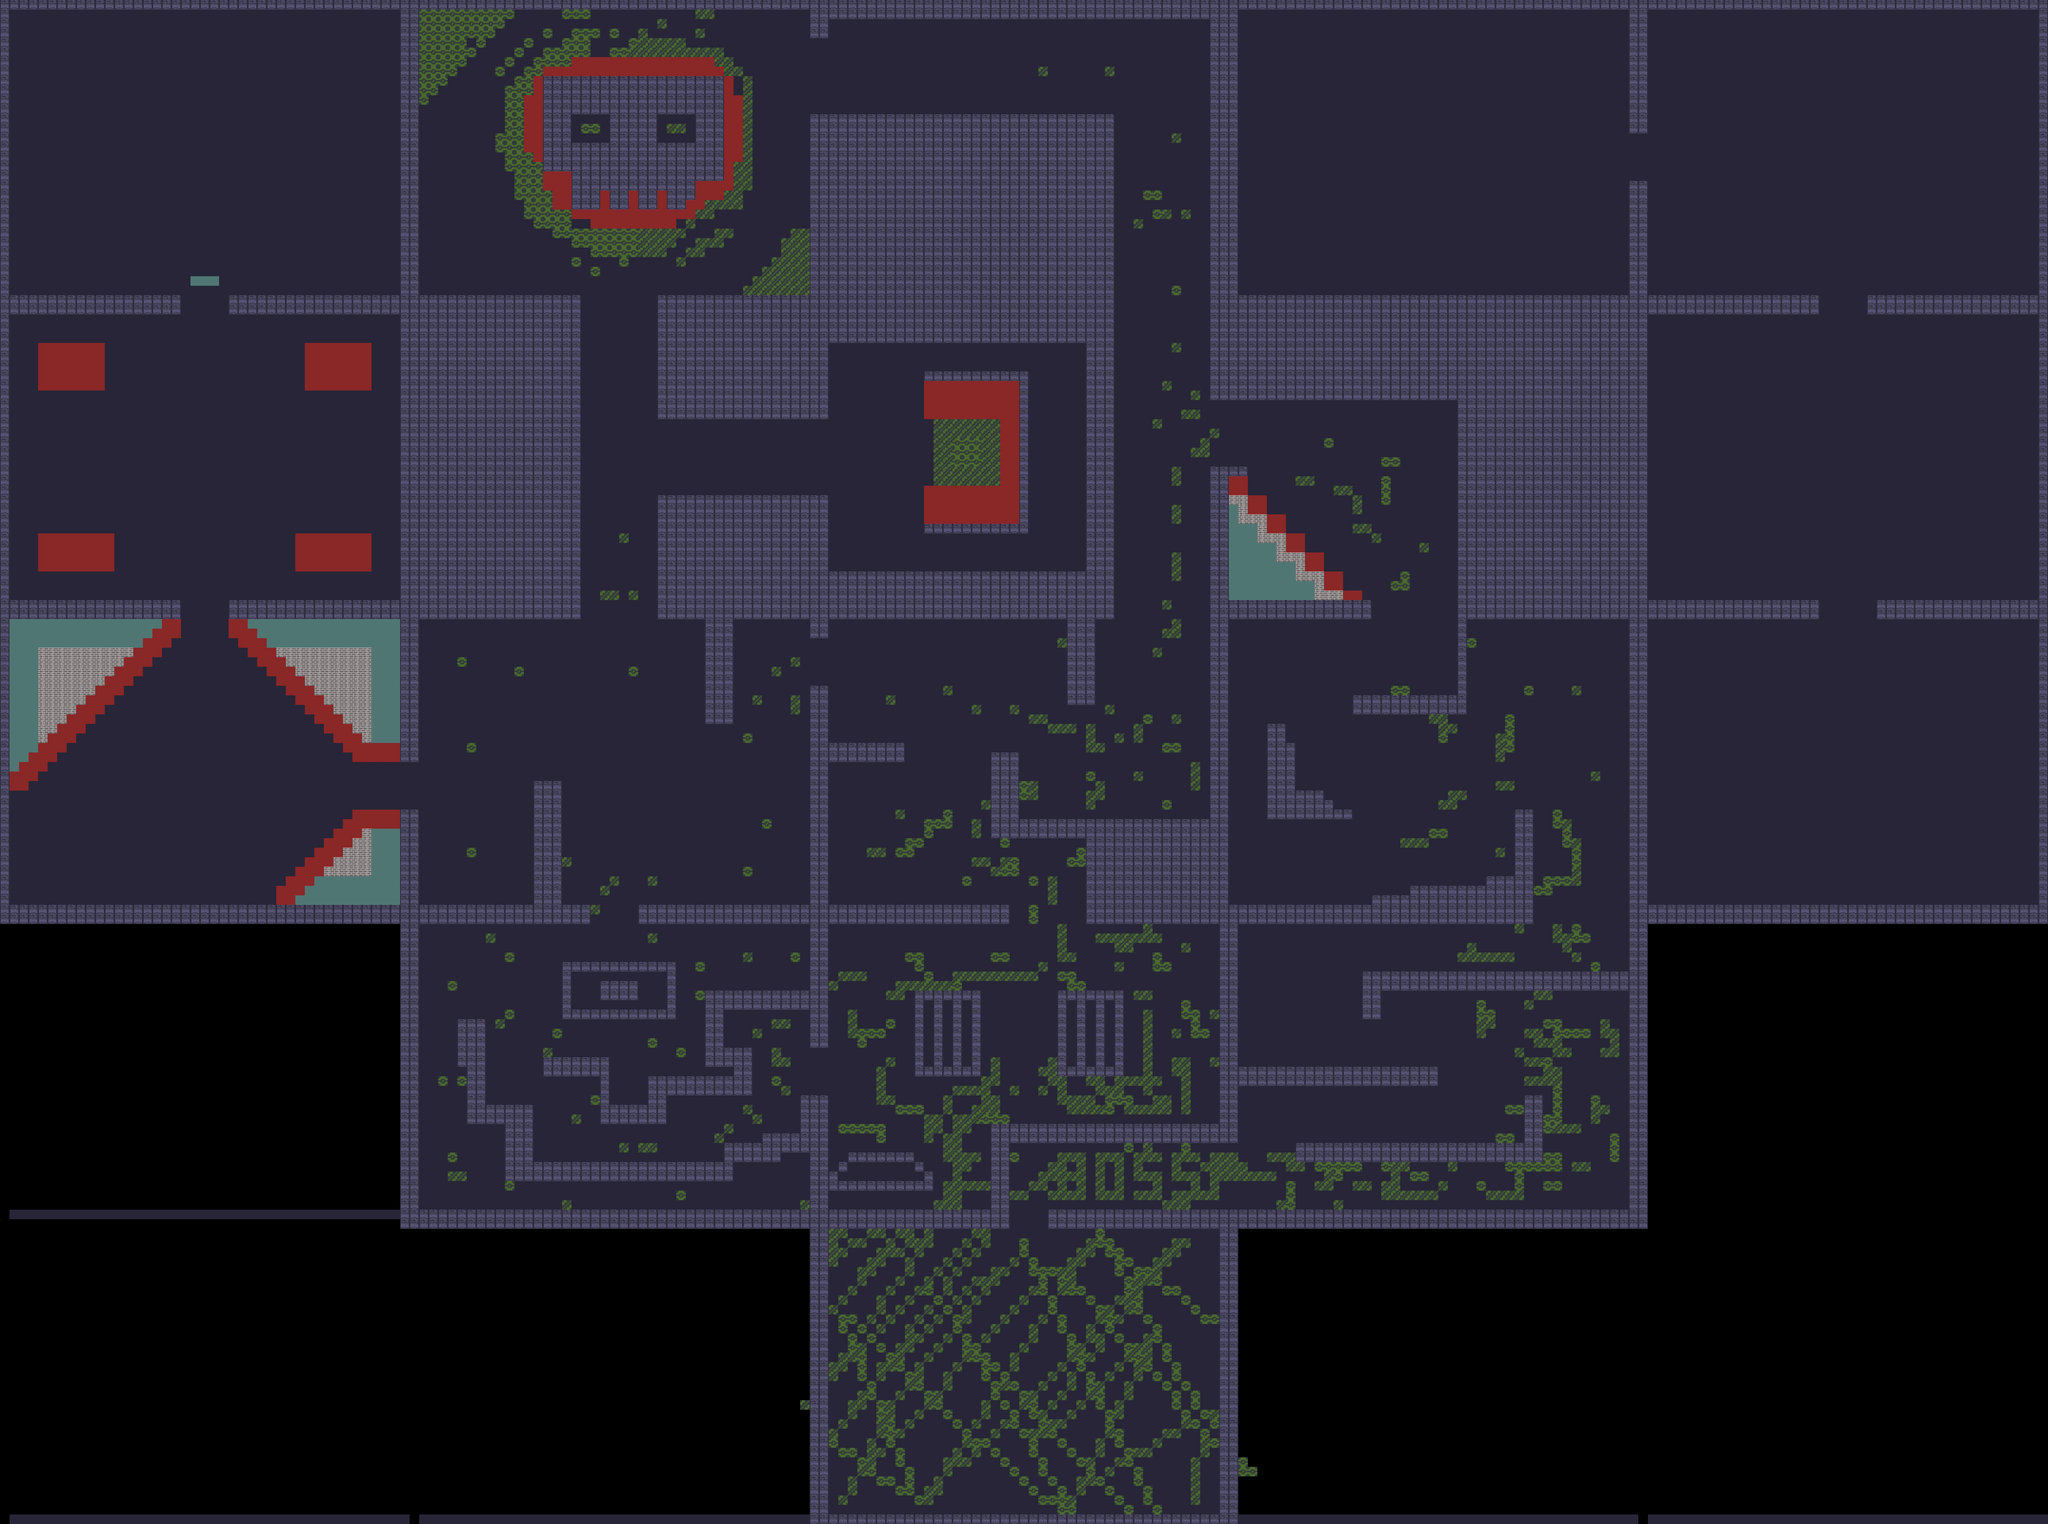

This game map was drawn from its Tiled (.tmx) file and the tilesets committed beside it. A one-line description and the trimmed map source follow:
An orthogonal 215x160 tile map with 32x32 px tiles, 4 tile layers (Background, Floor, Boarder, Traps), 9 tilesets and 25 objects.

<map version="1.2" tiledversion="1.2.0" orientation="orthogonal" renderorder="right-down" width="215" height="160" tilewidth="32" tileheight="32" infinite="0" nextlayerid="8" nextobjectid="79">
 <tileset firstgid="1" name="map_holder" tilewidth="1376" tileheight="1024" tilecount="1" columns="1">
  <image source="../../../Castle/assets/tilemaps/map_holder.png" width="1376" height="1024" />
 </tileset>
 <tileset firstgid="2" name="tile_2" tilewidth="32" tileheight="32" tilecount="1" columns="1">
  <image source="../../../Castle/assets/tilemaps/tile_2.png" width="32" height="32" />
 </tileset>
 <tileset firstgid="3" name="tile_3" tilewidth="32" tileheight="32" tilecount="1" columns="1">
  <image source="../../../Castle/assets/tilemaps/tile_3.png" width="32" height="32" />
 </tileset>
 <tileset firstgid="4" name="grass" tilewidth="32" tileheight="32" tilecount="2" columns="2">
  <image source="../../../Castle/assets/tilemaps/grass.png" width="64" height="32" />
 </tileset>
 <tileset firstgid="6" name="floor_blue" tilewidth="32" tileheight="32" tilecount="1" columns="1">
  <image source="../../../Castle/assets/tilemaps/floor_blue.png" width="32" height="32" />
 </tileset>
 <tileset firstgid="7" name="blood" tilewidth="32" tileheight="32" tilecount="4" columns="2">
  <image source="../../../Castle/assets/tilemaps/blood.png" width="64" height="64" />
 </tileset>
 <tileset firstgid="11" name="wall_small" tilewidth="32" tileheight="32" tilecount="1" columns="1">
  <image source="../../../Castle/assets/tilemaps/wall_small.png" width="32" height="32" />
 </tileset>
 <tileset firstgid="12" name="wolfspwan" tilewidth="32" tileheight="32" tilecount="1" columns="1">
  <image source="../../../Castle/assets/tilemaps/wolfspwan.png" width="32" height="32" />
 </tileset>
 <tileset firstgid="13" source="skel.tsx" />
 <layer id="1" name="Background" width="215" height="160">
  <data>[34400 cells, 34400 non-empty, 2 distinct tile ids]</data>
 </layer>
 <layer id="2" name="Floor" width="215" height="160">
  <data>[34400 cells, 24555 non-empty, 7 distinct tile ids]</data>
 </layer>
 <layer id="3" name="Boarder" width="215" height="160">
  <data>[34400 cells, 6536 non-empty, 1 distinct tile ids]</data>
 </layer>
 <layer id="4" name="Traps" width="215" height="160">
  <data>[34400 cells, 367 non-empty, 6 distinct tile ids]</data>
 </layer>
 <objectgroup id="5" name="wolfEnemy">
  <object id="10" gid="12" x="676.758" y="1951.58" width="32" height="32" />
  <object id="12" gid="12" x="295.419" y="2836.07" width="32" height="32" />
  <object id="13" gid="12" x="797.149" y="2866.35" width="32" height="32" />
  <object id="49" gid="12" x="3320.36" y="249.333" width="32" height="32" />
  <object id="50" gid="12" x="2944.61" y="3331.15" width="32" height="32" />
  <object id="53" gid="12" x="3908" y="804" width="32" height="32" />
  <object id="56" gid="12" x="3444.61" y="3482.67" width="32" height="32" />
  <object id="58" gid="12" x="3053.7" y="2785.7" width="32" height="32" />
  <object id="68" gid="12" x="5256" y="2632" width="32" height="32" />
  <object id="69" gid="12" x="4384" y="2968" width="32" height="32" />
  <object id="74" gid="12" x="4344" y="3488" width="32" height="32" />
  <object id="76" gid="12" x="5116" y="3520" width="32" height="32" />
  <object id="77" gid="12" x="5256" y="2436" width="32" height="32" />
 </objectgroup>
 <objectgroup id="7" name="skeletonEnemy">
  <object id="36" gid="13" x="2056" y="2872" width="32" height="32" />
  <object id="39" gid="13" x="3456" y="3236" width="32" height="32" />
  <object id="40" gid="13" x="2820" y="1528" width="32" height="32" />
  <object id="42" gid="13" x="1914.3" y="2231.15" width="32" height="32" />
  <object id="43" gid="13" x="2065.82" y="2546.3" width="32" height="32" />
  <object id="48" gid="13" x="4529.45" y="1458.42" width="32" height="32" />
  <object id="57" gid="13" x="3493.09" y="2497.82" width="32" height="32" />
  <object id="65" gid="13" x="4612" y="2560" width="32" height="32" />
  <object id="71" gid="13" x="4648" y="4004" width="32" height="32" />
  <object id="72" gid="13" x="4552" y="3780" width="32" height="32" />
  <object id="73" gid="13" x="5084" y="3516" width="32" height="32" />
  <object id="78" gid="13" x="4608" y="2872" width="32" height="32" />
 </objectgroup>
</map>
